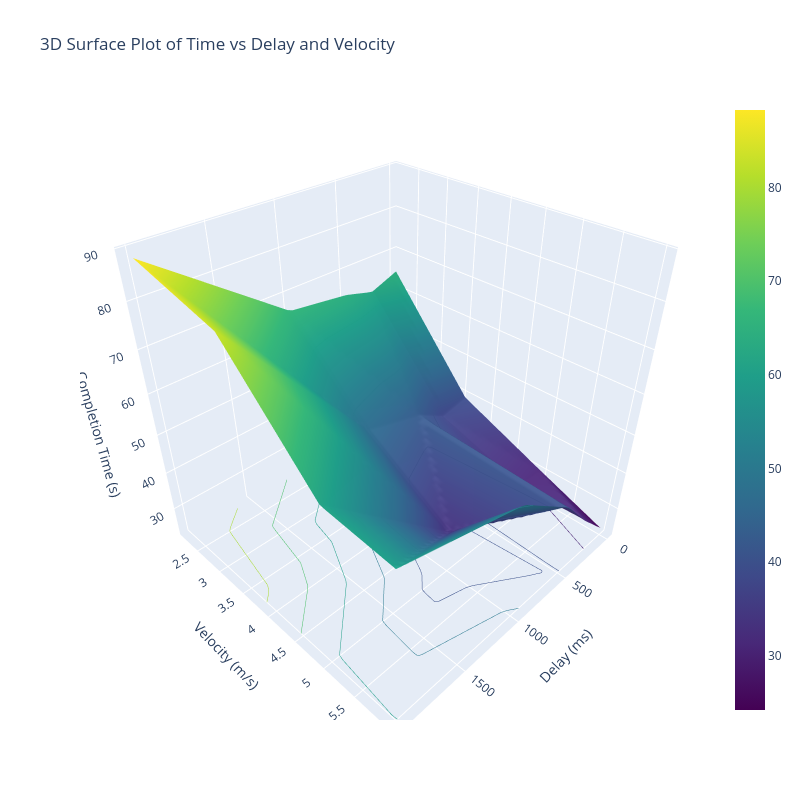

The notebook cell this image was saved under:
### Markdown cell above
# Create a 3d plot

### Code cell
# Create an interactive 3d surface plot using Plotly Express to visualize the relationship between Time, Delay, and Velocity
# Create a meshgrid for Delay and Velocity
delay = np.linspace(data['Delay(ms)'].min(), data['Delay(ms)'].max(), 50)
velocity = np.linspace(data['Velocity(m/s)'].min(), data['Velocity(m/s)'].max(), 50)
delay_grid, velocity_grid = np.meshgrid(delay, velocity)

# Interpolate Time(s) values on the meshgrid
time_grid = griddata((data['Delay(ms)'], data['Velocity(m/s)']), data['Time(s)'], (delay_grid, velocity_grid), method='linear')

# Create a 3D surface plot using Plotly and make a volume plot
fig = go.Figure(data=[go.Surface(z=time_grid, x=delay_grid, y=velocity_grid, colorscale='viridis')])
fig.update_traces(contours_z=dict(show=True, usecolormap=True, highlightcolor="limegreen", project_z=True))
fig.update_layout(scene=dict(xaxis_title='Delay (ms)', yaxis_title='Velocity (m/s)', zaxis_title='Completion Time (s)'),)
fig.update_layout(title='3D Surface Plot of Time vs Delay and Velocity', autosize=False, width=800, height=800)
fig.show()
fig.write_html("3D_Surface_Plot.html")

### Figure 1 — Plotly figure (JSON) as saved in the notebook; plotly's stock layout.template omitted (floating-point values rounded to 4 significant figures; data arrays with more than 128 entries replaced by an {"elided": "..."} marker saying what was removed)
{"data": [{"colorscale": [[0, "#440154"], [0.1111, "#482878"], [0.2222, "#3e4989"], [0.3333, "#31688e"], [0.4444, "#26828e"], [0.5556, "#1f9e89"], [0.6667, "#35b779"], [0.7778, "#6ece58"], [0.8889, "#b5de2b"], [1, "#fde725"]], "contours": {"z": {"highlightcolor": "limegreen", "project": {"z": true}, "show": true, "usecolormap": true}}, "type": "surface", "x": {"elided": "50x50 float values"}, "y": {"elided": "50x50 float values"}, "z": {"elided": "50x50 float values"}}], "layout": {"autosize": false, "height": 800, "scene": {"xaxis": {"title": {"text": "Delay (ms)"}}, "yaxis": {"title": {"text": "Velocity (m/s)"}}, "zaxis": {"title": {"text": "Completion Time (s)"}}}, "title": {"text": "3D Surface Plot of Time vs Delay and Velocity"}, "width": 800}}
